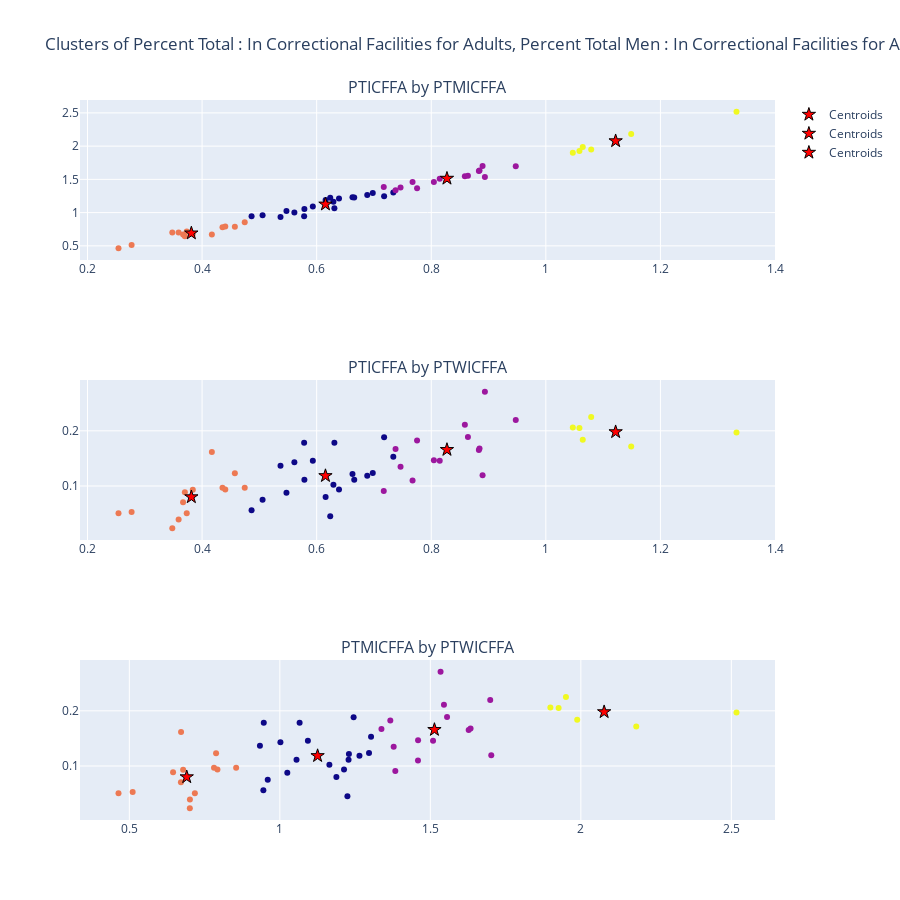

The cell this chart's notebook holds for it:
### Code cell
visualizing_results_2d(df,n,'Percent Total : In Correctional Facilities for Adults', 'Percent Total Men : In Correctional Facilities for Adults', 'Percent Total Women : In Correctional Facilities for Adults')

### Figure 1 — Plotly figure (JSON) as saved in the notebook; plotly's stock layout.template omitted (floating-point values rounded to 4 significant figures)
{"data": [{"marker": {"color": [1, 0, 3, 1, 0, 1, 0, 1, 0, 1, 3, 2, 0, 0, 1, 2, 0, 1, 3, 2, 0, 2, 0, 2, 3, 0, 0, 2, 0, 2, 0, 1, 0, 0, 2, 0, 3, 0, 1, 2, 1, 1, 1, 3, 2, 2, 1, 2, 1, 0, 0, 2]}, "mode": "markers", "showlegend": false, "type": "scatter", "x": [0.8586, 0.5781, 1.047, 0.8831, 0.6883, 0.8046, 0.5611, 0.7171, 0.5933, 0.8842, 1.064, 0.417, 0.7177, 0.5473, 0.7464, 0.4356, 0.6292, 0.9475, 1.333, 0.277, 0.6156, 0.3732, 0.6236, 0.3838, 1.149, 0.6979, 0.5369, 0.4405, 0.7337, 0.3668, 0.5056, 0.864, 0.4864, 0.639, 0.3699, 0.6625, 1.079, 0.5786, 0.7674, 0.359, 0.8896, 0.7753, 0.7377, 1.059, 0.4572, 0.2541, 0.8148, 0.4744, 0.8936, 0.6656, 0.6309, 0.348], "xaxis": "x", "y": [1.545, 0.9466, 1.899, 1.627, 1.265, 1.459, 1.002, 1.384, 1.093, 1.634, 1.988, 0.6719, 1.245, 1.025, 1.378, 0.7813, 1.165, 1.699, 2.517, 0.511, 1.188, 0.7177, 1.224, 0.6787, 2.184, 1.296, 0.9338, 0.7927, 1.303, 0.6714, 0.9598, 1.556, 0.9453, 1.213, 0.6453, 1.229, 1.95, 1.055, 1.459, 0.7012, 1.702, 1.367, 1.338, 1.926, 0.7881, 0.464, 1.509, 0.8548, 1.534, 1.228, 1.066, 0.7009], "yaxis": "y"}, {"marker": {"color": "red", "line": {"color": "black", "width": 1}, "size": 10, "symbol": "star"}, "mode": "markers", "name": "Centroids", "type": "scatter", "x": [0.6153, 0.8274, 0.3813, 1.122], "xaxis": "x", "y": [1.125, 1.514, 0.6907, 2.077], "yaxis": "y"}, {"marker": {"color": [1, 0, 3, 1, 0, 1, 0, 1, 0, 1, 3, 2, 0, 0, 1, 2, 0, 1, 3, 2, 0, 2, 0, 2, 3, 0, 0, 2, 0, 2, 0, 1, 0, 0, 2, 0, 3, 0, 1, 2, 1, 1, 1, 3, 2, 2, 1, 2, 1, 0, 0, 2]}, "mode": "markers", "showlegend": false, "type": "scatter", "x": [0.8586, 0.5781, 1.047, 0.8831, 0.6883, 0.8046, 0.5611, 0.7171, 0.5933, 0.8842, 1.064, 0.417, 0.7177, 0.5473, 0.7464, 0.4356, 0.6292, 0.9475, 1.333, 0.277, 0.6156, 0.3732, 0.6236, 0.3838, 1.149, 0.6979, 0.5369, 0.4405, 0.7337, 0.3668, 0.5056, 0.864, 0.4864, 0.639, 0.3699, 0.6625, 1.079, 0.5786, 0.7674, 0.359, 0.8896, 0.7753, 0.7377, 1.059, 0.4572, 0.2541, 0.8148, 0.4744, 0.8936, 0.6656, 0.6309, 0.348], "xaxis": "x2", "y": [0.211, 0.1782, 0.2061, 0.1653, 0.1187, 0.1468, 0.1431, 0.09093, 0.1458, 0.1678, 0.1836, 0.1614, 0.1883, 0.08773, 0.1346, 0.09655, 0.1021, 0.2197, 0.197, 0.05263, 0.07982, 0.05055, 0.04518, 0.09323, 0.1714, 0.1235, 0.1368, 0.09358, 0.1531, 0.07031, 0.07484, 0.1886, 0.05613, 0.09346, 0.08866, 0.1217, 0.225, 0.1114, 0.1099, 0.03933, 0.1196, 0.1826, 0.1671, 0.205, 0.1231, 0.05039, 0.146, 0.09686, 0.2709, 0.1111, 0.1785, 0.02329], "yaxis": "y2"}, {"marker": {"color": "red", "line": {"color": "black", "width": 1}, "size": 10, "symbol": "star"}, "mode": "markers", "name": "Centroids", "type": "scatter", "x": [0.6153, 0.8274, 0.3813, 1.122], "xaxis": "x2", "y": [0.1184, 0.1658, 0.07999, 0.198], "yaxis": "y2"}, {"marker": {"color": [1, 0, 3, 1, 0, 1, 0, 1, 0, 1, 3, 2, 0, 0, 1, 2, 0, 1, 3, 2, 0, 2, 0, 2, 3, 0, 0, 2, 0, 2, 0, 1, 0, 0, 2, 0, 3, 0, 1, 2, 1, 1, 1, 3, 2, 2, 1, 2, 1, 0, 0, 2]}, "mode": "markers", "showlegend": false, "type": "scatter", "x": [1.545, 0.9466, 1.899, 1.627, 1.265, 1.459, 1.002, 1.384, 1.093, 1.634, 1.988, 0.6719, 1.245, 1.025, 1.378, 0.7813, 1.165, 1.699, 2.517, 0.511, 1.188, 0.7177, 1.224, 0.6787, 2.184, 1.296, 0.9338, 0.7927, 1.303, 0.6714, 0.9598, 1.556, 0.9453, 1.213, 0.6453, 1.229, 1.95, 1.055, 1.459, 0.7012, 1.702, 1.367, 1.338, 1.926, 0.7881, 0.464, 1.509, 0.8548, 1.534, 1.228, 1.066, 0.7009], "xaxis": "x3", "y": [0.211, 0.1782, 0.2061, 0.1653, 0.1187, 0.1468, 0.1431, 0.09093, 0.1458, 0.1678, 0.1836, 0.1614, 0.1883, 0.08773, 0.1346, 0.09655, 0.1021, 0.2197, 0.197, 0.05263, 0.07982, 0.05055, 0.04518, 0.09323, 0.1714, 0.1235, 0.1368, 0.09358, 0.1531, 0.07031, 0.07484, 0.1886, 0.05613, 0.09346, 0.08866, 0.1217, 0.225, 0.1114, 0.1099, 0.03933, 0.1196, 0.1826, 0.1671, 0.205, 0.1231, 0.05039, 0.146, 0.09686, 0.2709, 0.1111, 0.1785, 0.02329], "yaxis": "y3"}, {"marker": {"color": "red", "line": {"color": "black", "width": 1}, "size": 10, "symbol": "star"}, "mode": "markers", "name": "Centroids", "type": "scatter", "x": [1.125, 1.514, 0.6907, 2.077], "xaxis": "x3", "y": [0.1184, 0.1658, 0.07999, 0.198], "yaxis": "y3"}], "layout": {"annotations": [{"font": {"size": 16}, "showarrow": false, "text": "PTICFFA by PTMICFFA", "x": 0.5, "xanchor": "center", "xref": "paper", "y": 1, "yanchor": "bottom", "yref": "paper"}, {"font": {"size": 16}, "showarrow": false, "text": "PTICFFA by PTWICFFA", "x": 0.5, "xanchor": "center", "xref": "paper", "y": 0.6111, "yanchor": "bottom", "yref": "paper"}, {"font": {"size": 16}, "showarrow": false, "text": "PTMICFFA by PTWICFFA", "x": 0.5, "xanchor": "center", "xref": "paper", "y": 0.2222, "yanchor": "bottom", "yref": "paper"}], "height": 900, "title": {"text": "Clusters of Percent Total : In Correctional Facilities for Adults, Percent Total Men : In Correctional Facilities for Adults and Percent Total Women : In Correctional Facilities for Adults"}, "width": 900, "xaxis": {"anchor": "y", "domain": [0, 1]}, "xaxis2": {"anchor": "y2", "domain": [0, 1]}, "xaxis3": {"anchor": "y3", "domain": [0, 1]}, "yaxis": {"anchor": "x", "domain": [0.7778, 1]}, "yaxis2": {"anchor": "x2", "domain": [0.3889, 0.6111]}, "yaxis3": {"anchor": "x3", "domain": [0, 0.2222]}}}
